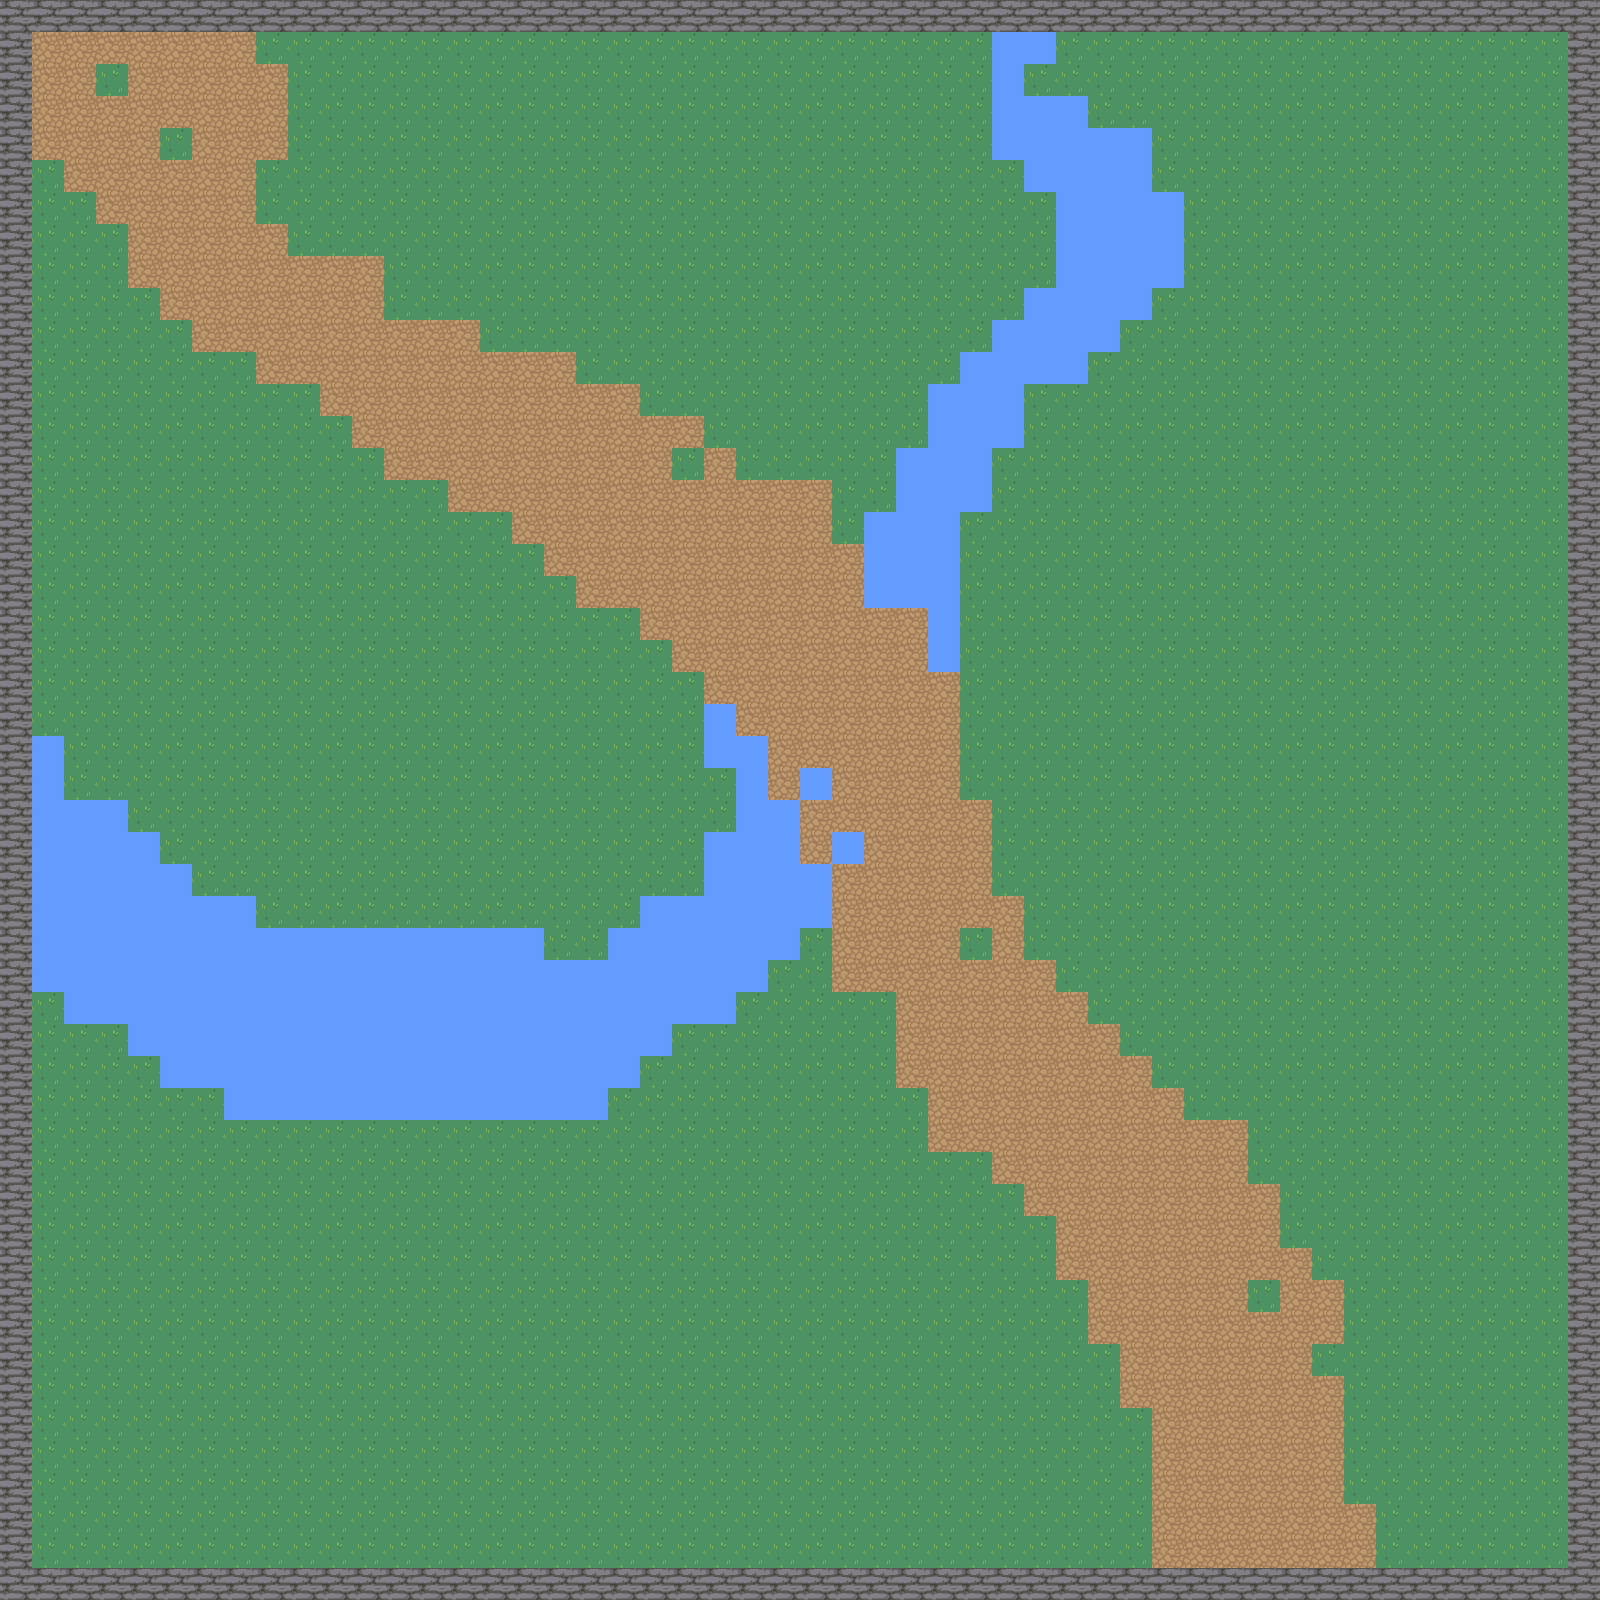

Below is a game level as drawn by its tile map, then a one-line description and the .tmx that defines it (tile-layer data replaced by summaries):
An orthogonal 50x50 tile map with 32x32 px tiles, 1 tile layer (Calque de Tuiles 1) and 39 objects (spawnPoint, fighter_spawnPoint).

<map version="1.10" tiledversion="1.10.1" orientation="orthogonal" renderorder="right-down" width="50" height="50" tilewidth="32" tileheight="32" infinite="0" nextlayerid="5" nextobjectid="60">
 <tileset firstgid="1" source="nature.tsx" />
 <layer id="1" name="Calque de Tuiles 1" width="50" height="50">
  <data>[2500 cells, 2500 non-empty, 4 distinct tile ids]</data>
 </layer>
 <objectgroup id="3" name="Collisions">
  <object id="16" x="0" y="0" width="32" height="1600" />
  <object id="17" x="32" y="1568" width="1568" height="32" />
  <object id="18" x="1568" y="0" width="32" height="1568" />
  <object id="19" x="32" y="0" width="1536" height="32" />
  <object id="23" x="832" y="832" width="32" height="32" />
  <object id="24" x="800" y="768" width="32" height="32" />
  <object id="25" x="32" y="736" width="32" height="256" />
  <object id="28" x="64" y="800" width="64" height="224" />
  <object id="29" x="128" y="832" width="32" height="224" />
  <object id="30" x="160" y="864" width="32" height="224" />
  <object id="31" x="192" y="896" width="64" height="192" />
  <object id="32" x="224" y="1088" width="32" height="32" />
  <object id="33" x="256" y="928" width="288" height="192" />
  <object id="34" x="544" y="960" width="64" height="160" />
  <object id="35" x="608" y="928" width="32" height="160" />
  <object id="36" x="640" y="896" width="32" height="160" />
  <object id="37" x="672" y="896" width="64" height="128" />
  <object id="38" x="736" y="736" width="32" height="256" />
  <object id="39" x="704" y="704" width="32" height="64" />
  <object id="40" x="704" y="832" width="32" height="64" />
  <object id="41" x="768" y="800" width="32" height="160" />
  <object id="42" x="800" y="864" width="32" height="64" />
  <object id="43" x="992" y="32" width="64" height="32" />
  <object id="44" x="992" y="64" width="32" height="32" />
  <object id="45" x="992" y="96" width="96" height="64" />
  <object id="46" x="1024" y="160" width="64" height="32" />
  <object id="47" x="1088" y="128" width="64" height="192" />
  <object id="48" x="1152" y="192" width="32" height="96" />
  <object id="49" x="1056" y="192" height="192" />
  <object id="50" x="1056" y="192" width="32" height="192" />
  <object id="51" x="1088" y="320" width="32" height="32" />
  <object id="52" x="1024" y="288" width="32" height="96" />
  <object id="53" x="992" y="320" width="32" height="128" />
  <object id="54" x="960" y="352" width="32" height="160" />
  <object id="56" x="896" y="448" width="32" height="160" />
  <object id="57" x="864" y="512" width="32" height="96" />
  <object id="58" x="928" y="384" width="32" height="288" />
 </objectgroup>
 <objectgroup id="4" name="Points">
  <object id="15" name="spawnPoint" x="224" y="224">
   <point />
  </object>
  <object id="59" name="fighter_spawnPoint" x="544" y="384">
   <point />
  </object>
 </objectgroup>
</map>
